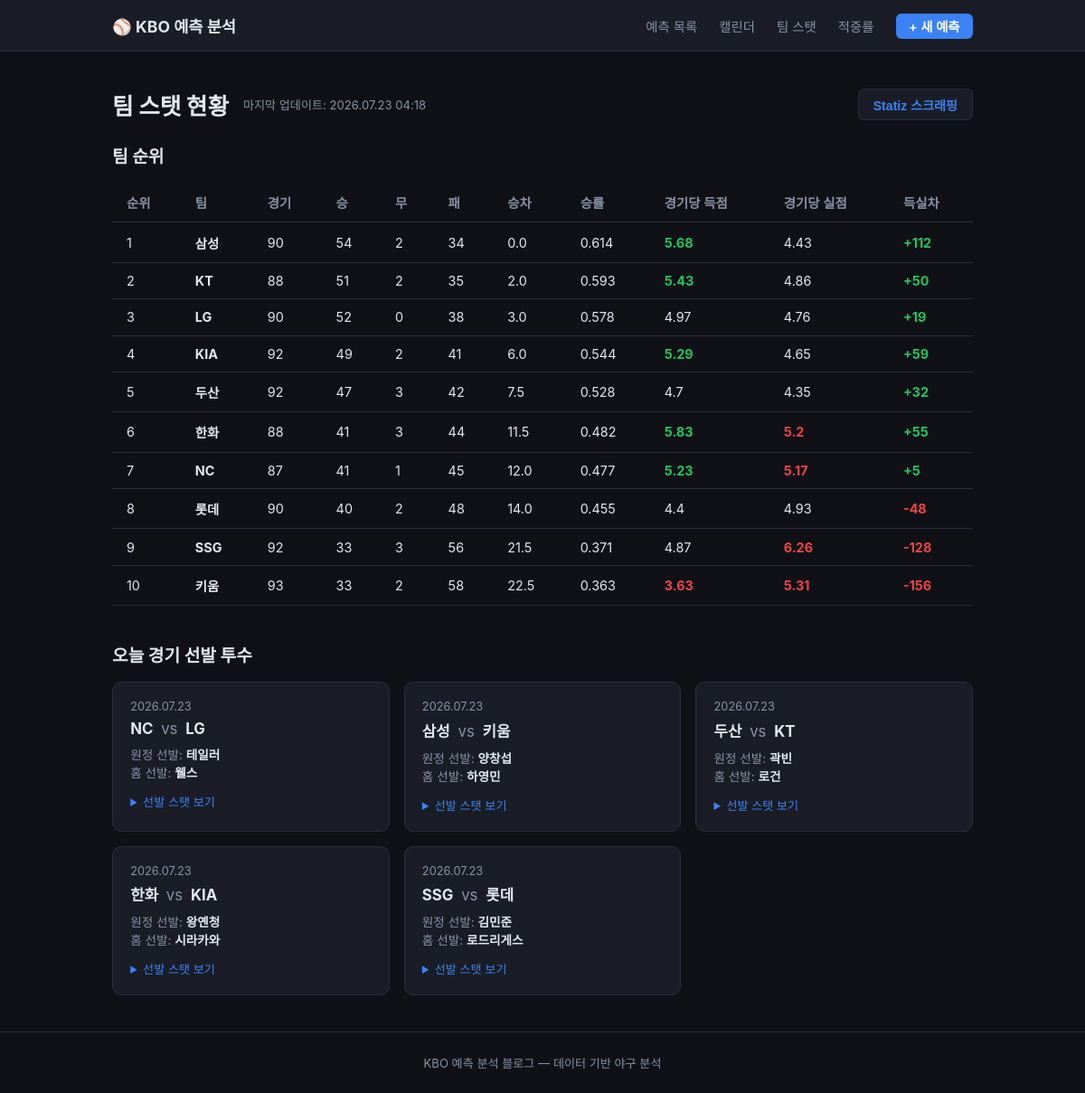
The page /teams on the database its author committed.
### app/models.py (models this page shows, shortened)
class TeamStat(db.Model):
    id = db.Column(db.Integer, primary_key=True)
    scraped_at = db.Column(db.DateTime, default=datetime.utcnow, nullable=False)
    team = db.Column(db.String(20), nullable=False)
    team_code = db.Column(db.String(10))
    rank = db.Column(db.Integer)
    games = db.Column(db.Integer)
    wins = db.Column(db.Integer)
    draws = db.Column(db.Integer)
    losses = db.Column(db.Integer)
    gb = db.Column(db.Float)
    win_pct = db.Column(db.Float)
    runs_scored = db.Column(db.Integer)
    runs_allowed = db.Column(db.Integer)
    last10 = db.Column(db.String(20))
    streak = db.Column(db.String(10))
    home_record = db.Column(db.String(20))
    away_record = db.Column(db.String(20))
    __table_args__ = (
        Index("ix_team_stat_scraped_at",   "scraped_at"),
        Index("ix_team_stat_scraped_rank", "scraped_at", "rank"),
    )
    @property
    def run_diff(self):
        return (self.runs_scored or 0) - (self.runs_allowed or 0)
    @property
    def runs_per_game(self):
        return round(self.runs_scored / self.games, 2) if self.games else 0
    @property
    def runs_allowed_per_game(self):
        return round(self.runs_allowed / self.games, 2) if self.games else 0

class TodayGame(db.Model):
    id = db.Column(db.Integer, primary_key=True)
    scraped_at = db.Column(db.DateTime, default=datetime.utcnow, nullable=False)
    game_date = db.Column(db.Date, nullable=False)
    away_team = db.Column(db.String(20))
    home_team = db.Column(db.String(20))
    away_pitcher = db.Column(db.String(30))
    home_pitcher = db.Column(db.String(30))
    stats_json = db.Column(db.Text)
    __table_args__ = (
        Index("ix_today_game_date",     "game_date"),
        Index("ix_today_game_date_scr", "game_date", "scraped_at"),
    )
    @property
    def stats(self):
        return json.loads(self.stats_json) if self.stats_json else {}

### app/routes.py (the view)
@main.route("/teams")
def teams():
    latest = TeamStat.query.order_by(TeamStat.scraped_at.desc()).first()
    standings = []
    scraped_at = None
    if latest:
        scraped_at = latest.scraped_at
        standings = (
            TeamStat.query
            .filter_by(scraped_at=latest.scraped_at)
            .order_by(TeamStat.rank)
            .all()
        )
    today_games = (
        TodayGame.query
        .filter_by(game_date=date.today())
        .order_by(TodayGame.scraped_at.desc())
        .all()
    )
    seen = set()
    unique_games = []
    for g in today_games:
        key = (g.away_team, g.home_team)
        if key not in seen:
            seen.add(key)
            unique_games.append(g)
    return render_template(
        "teams.html",
        standings=standings,
        scraped_at=scraped_at,
        today_games=unique_games,
    )

### app/templates/teams.html (shortened to what this page needs)
{% extends "base.html" %}
{% block content %}
<div class="teams-header">
  <h1>팀 스탯 현황</h1>
  {% if scraped_at %}
  <span class="scraped-at">마지막 업데이트: {{ scraped_at.strftime('%Y.%m.%d %H:%M') }}</span>
  {% endif %}
  <button id="btn-scrape" class="btn-scrape">Statiz 스크래핑</button>
</div>
{% if standings %}
<section>
  <h2>팀 순위</h2>
  <table class="stats-table">
    <thead>
      <tr>
        <th>순위</th><th>팀</th><th>경기</th><th>승</th><th>무</th><th>패</th>
        <th>승차</th><th>승률</th><th>경기당 득점</th><th>경기당 실점</th><th>득실차</th>
      </tr>
    </thead>
    <tbody>
      {% for t in standings %}
      <tr>
        <td>{{ t.rank }}</td>
        <td><strong>{{ t.team }}</strong></td>
        <td>{{ t.games }}</td>
        <td>{{ t.wins }}</td>
        <td>{{ t.draws }}</td>
        <td>{{ t.losses }}</td>
        <td>{{ t.gb }}</td>
        <td>{{ t.win_pct }}</td>
        <td class="{{ 'correct' if t.runs_per_game >= 5.0 else ('wrong' if t.runs_per_game < 4.0 else '') }}">{{ t.runs_per_game }}</td>
        <td class="{{ 'wrong' if t.runs_allowed_per_game >= 5.0 else ('correct' if t.runs_allowed_per_game < 4.0 else '') }}">{{ t.runs_allowed_per_game }}</td>
        <td class="{{ 'correct' if t.run_diff > 0 else 'wrong' }}">{{ '%+d' % t.run_diff }}</td>
      </tr>
      {% endfor %}
    </tbody>
  </table>
</section>
{% else %}
<p class="empty">아직 스크래핑된 데이터가 없습니다. 오른쪽 위 버튼을 눌러 데이터를 가져오세요.</p>
{% endif %}
{% if today_games %}
<section style="margin-top: 2.5rem;">
  <h2>오늘 경기 선발 투수</h2>
  <div class="card-grid">
    {% for g in today_games %}
    <div class="card" style="cursor:default;">
      <div class="card-date">{{ g.game_date.strftime('%Y.%m.%d') }}</div>
      <div class="card-matchup">{{ g.away_team }} <span class="vs">vs</span> {{ g.home_team }}</div>
      <div style="font-size:.85rem; margin-top:.5rem;">
        <div style="color:var(--text-muted);">원정 선발: <strong style="color:var(--text);">{{ g.away_pitcher or '미정' }}</strong></div>
        <div style="color:var(--text-muted);">홈 선발: <strong style="color:var(--text);">{{ g.home_pitcher or '미정' }}</strong></div>
      </div>
      {% set s = g.stats %}
      {% if s.get('away') or s.get('home') %}
      <details style="margin-top:.8rem; font-size:.82rem;">
        <summary style="cursor:pointer; color:var(--accent);">선발 스탯 보기</summary>
      </details>
      {% endif %}
    </div>
    {% endfor %}
  </div>
</section>
{% endif %}
{% endblock %}

### app/static/css/style.css (style rules this page uses)
:root { --bg: #0f1117; --surface: #1a1d26; --border: #2a2d3a; --accent: #3b82f6; --accent-soft: #1d3a6e; --text: #e2e8f0; --text-muted: #8892a4; --correct: #22c55e; --wrong: #ef4444; --pending: #f59e0b; --samsung: #074CA1; --samsung-soft: #0a3272; --samsung-glow: rgba(7,76,161,0.25); }
* { box-sizing: border-box; margin: 0; padding: 0; }
body { font-family: 'Pretendard', -apple-system, BlinkMacSystemFont, 'Segoe UI', sans-serif; background: var(--bg); color: var(--text); min-height: 100vh; display: flex; flex-direction: column; }
.card-grid { display: grid; grid-template-columns: repeat(auto-fill, minmax(280px, 1fr)); gap: 1rem; }
.card { display: block; background: var(--surface); border: 1px solid var(--border); border-radius: 10px; padding: 1.2rem; text-decoration: none; color: var(--text); transition: border-color .15s, transform .1s; }
.card-date { font-size: .8rem; color: var(--text-muted); margin-bottom: .4rem; }
.card-matchup { font-size: 1.05rem; font-weight: 700; margin-bottom: .4rem; }
.vs { color: var(--text-muted); font-weight: 400; margin: 0 .3rem; }
h1 { font-size: 1.6rem; font-weight: 800; margin-bottom: 1.5rem; }
h2 { font-size: 1.2rem; font-weight: 700; margin-bottom: 1rem; }
.stats-table { width: 100%; border-collapse: collapse; font-size: .9rem; }
.stats-table th, .stats-table td { padding: .7rem 1rem; border-bottom: 1px solid var(--border); text-align: left; }
.stats-table th { color: var(--text-muted); font-weight: 600; }
.stats-table td.correct { color: var(--correct); font-weight: 700; }
.stats-table td.wrong { color: var(--wrong); font-weight: 700; }
.teams-header { display: flex; align-items: center; gap: 1rem; margin-bottom: 1.5rem; flex-wrap: wrap; }
.teams-header h1 { margin-bottom: 0; }
.scraped-at { font-size: .82rem; color: var(--text-muted); }
.btn-scrape { margin-left: auto; background: var(--surface); border: 1px solid var(--border); color: var(--accent); border-radius: 6px; padding: .4rem 1rem; cursor: pointer; font-size: .88rem; font-weight: 600; }

### rows shown on the page
TeamStat: strftime "2026.07.23 04:18", rank "1", team "삼성", games "90", wins "54", draws "2", losses "34", gb "0.0", win_pct "0.614", runs_per_game "5.68", runs_allowed_per_game "4.43", run_diff "+112"
TeamStat: rank "2", team "KT", games "88", wins "51", draws "2", losses "35", gb "2.0", win_pct "0.593", runs_per_game "5.43", runs_allowed_per_game "4.86", run_diff "+50"
TeamStat: rank "3", team "LG", games "90", wins "52", draws "0", losses "38", gb "3.0", win_pct "0.578", runs_per_game "4.97", runs_allowed_per_game "4.76", run_diff "+19"
TeamStat: rank "4", team "KIA", games "92", wins "49", draws "2", losses "41", gb "6.0", win_pct "0.544", runs_per_game "5.29", runs_allowed_per_game "4.65", run_diff "+59"
TeamStat: rank "5", team "두산", games "92", wins "47", draws "3", losses "42", gb "7.5", win_pct "0.528", runs_per_game "4.7", runs_allowed_per_game "4.35", run_diff "+32"
TeamStat: rank "6", team "한화", games "88", wins "41", draws "3", losses "44", gb "11.5", win_pct "0.482", runs_per_game "5.83", runs_allowed_per_game "5.2", run_diff "+55"
TeamStat: rank "7", team "NC", games "87", wins "41", draws "1", losses "45", gb "12.0", win_pct "0.477", runs_per_game "5.23", runs_allowed_per_game "5.17", run_diff "+5"
TeamStat: rank "8", team "롯데", games "90", wins "40", draws "2", losses "48", gb "14.0", win_pct "0.455", runs_per_game "4.4", runs_allowed_per_game "4.93", run_diff "-48"
TeamStat: rank "9", team "SSG", games "92", wins "33", draws "3", losses "56", gb "21.5", win_pct "0.371", runs_per_game "4.87", runs_allowed_per_game "6.26", run_diff "-128"
TeamStat: rank "10", team "키움", games "93", wins "33", draws "2", losses "58", gb "22.5", win_pct "0.363", runs_per_game "3.63", runs_allowed_per_game "5.31", run_diff "-156"
TodayGame: game_date "2026.07.23", away_team "NC", home_team "LG", away_pitcher "테일러", home_pitcher "웰스"
TodayGame: game_date "2026.07.23", away_team "삼성", home_team "키움", away_pitcher "양창섭", home_pitcher "하영민"
TodayGame: game_date "2026.07.23", away_team "두산", home_team "KT", away_pitcher "곽빈", home_pitcher "로건"
TodayGame: game_date "2026.07.23", away_team "한화", home_team "KIA", away_pitcher "왕옌청", home_pitcher "시라카와"
TodayGame: game_date "2026.07.23", away_team "SSG", home_team "롯데", away_pitcher "김민준", home_pitcher "로드리게스"
